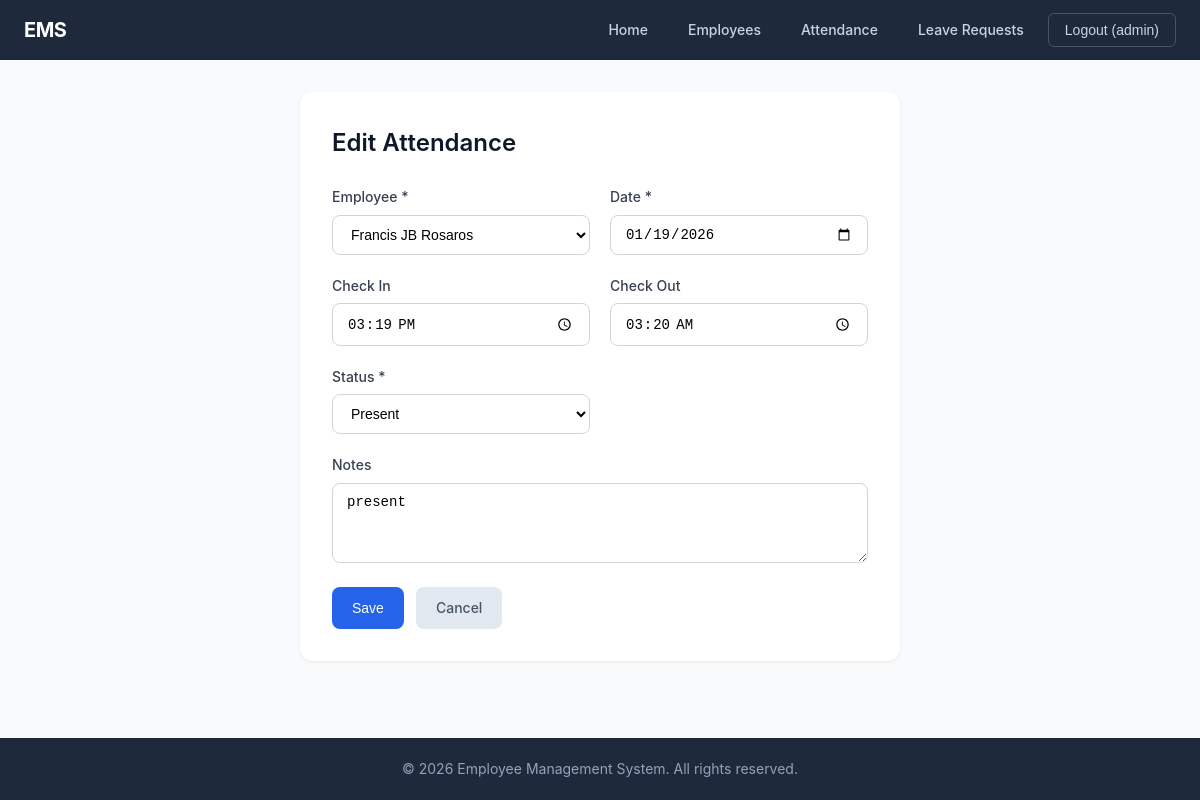
Screenshot of /attendance/edit/11/ (signed in) with the database file from the repository.
### app/models.py (models this page shows, shortened)
class Attendance(models.Model):
    STATUS_CHOICES = [
        ('P', 'Present'),
        ('A', 'Absent'),
        ('L', 'Late'),
        ('HD', 'Half Day'),
    ]
    employee = models.ForeignKey(Employee, on_delete=models.CASCADE, related_name='attendances')
    date = models.DateField()
    check_in = models.TimeField(null=True, blank=True)
    check_out = models.TimeField(null=True, blank=True)
    status = models.CharField(max_length=2, choices=STATUS_CHOICES, default='P')
    notes = models.TextField(blank=True)
    class Meta:
        unique_together = ['employee', 'date']
        ordering = ['-date']

### app/views.py (the view)
# urls.py: path('attendance/edit/<int:pk>/', views.attendance_edit, name='attendance_edit'),
@login_required
def attendance_edit(request, pk):
    attendance = get_object_or_404(Attendance, pk=pk)
    if request.method == 'POST':
        form = AttendanceForm(request.POST, instance=attendance)
        if form.is_valid():
            form.save()
            messages.success(request, 'Attendance record updated successfully!')
            return redirect('attendance_list')
    else:
        form = AttendanceForm(instance=attendance)
    return render(request, 'base/attendance_form.html', {'form': form, 'title': 'Edit Attendance'})

### app/forms.py (shortened to what this page needs)
class AttendanceForm(forms.ModelForm):
    class Meta:
        model = Attendance
        fields = ['employee', 'date', 'check_in', 'check_out', 'status', 'notes']
        widgets = {
            'employee': forms.Select(attrs={'class': 'form-control'}),
            'date': forms.DateInput(attrs={'type': 'date', 'class': 'form-control'}),
            'check_in': forms.TimeInput(attrs={'type': 'time', 'class': 'form-control'}),
            'check_out': forms.TimeInput(attrs={'type': 'time', 'class': 'form-control'}),
            'status': forms.Select(attrs={'class': 'form-control'}),
            'notes': forms.Textarea(attrs={'rows': 2, 'placeholder': 'Additional notes...', 'class': 'form-control'}),
        }

### app/models.py (called while the page is built)
    def __str__(self):
        return f"{self.first_name} {self.last_name}"

### app/templates/base/attendance_form.html (shortened to what this page needs)
{% extends 'base/base.html' %}
{% block content %}
<div class="container form-container">
    <h2>{{ title }}</h2>
    <form method="post">
        <div class="form-grid">
            <div class="form-group">
                <label for="id_employee">Employee *</label>
                {{ form.employee }}
            </div>
            <div class="form-group">
                <label for="id_date">Date *</label>
                {{ form.date }}
            </div>
            <div class="form-group">
                <label for="id_check_in">Check In</label>
                {{ form.check_in }}
            </div>
            <div class="form-group">
                <label for="id_check_out">Check Out</label>
                {{ form.check_out }}
            </div>
            <div class="form-group">
                <label for="id_status">Status *</label>
                {{ form.status }}
            </div>
            <div class="form-group form-group-full">
                <label for="id_notes">Notes</label>
                {{ form.notes }}
            </div>
        </div>
        <div class="form-actions">
            <button type="submit" class="btn">Save</button>
            <a href="{% url 'attendance_list' %}" class="btn btn-secondary">Cancel</a>
        </div>
    </form>
</div>
{% endblock %}

### app/templates/base/base.html (shortened to what this page needs)
<!DOCTYPE html>
<html lang="en">
<head>
    {% load static %}
    <link rel="stylesheet" href="{% static 'css/base.css' %}">
</head>
<body>
    <nav class="navbar">
        <div class="navbar-container">
            <h1 class="navbar-title">EMS</h1>
            <ul class="navbar-menu" id="navbar-menu">
                {% if user.is_authenticated %}
                    <li><a href="{% url 'home' %}">Home</a></li>
                    <li><a href="{% url 'employee_list' %}">Employees</a></li>
                    <li><a href="{% url 'attendance_list' %}">Attendance</a></li>
                    <li><a href="{% url 'leave_list' %}">Leave Requests</a></li>
                    <li class="logout-item">
                        <form method="post" action="{% url 'logout' %}">
                            <button type="submit" class="logout-btn">Logout ({{ user.username }})</button>
                        </form>
                    </li>
                {% else %}
                    <li><a href="{% url 'home' %}">Home</a></li>
                    <li><a href="{% url 'login' %}">Login</a></li>
                    <li><a href="{% url 'register' %}">Register</a></li>
                {% endif %}
            </ul>
        </div>
    </nav>
    <div class="main-content">
        {% block content %}{% endblock %}
    </div>
    <footer class="footer">
        <p>&copy; 2026 Employee Management System. All rights reserved.</p>
    </footer>
</body>
</html>

### static/css/base.css (style rules this page uses)
* { box-sizing: border-box; margin: 0; padding: 0; }
body { font-family: -apple-system, BlinkMacSystemFont, 'Segoe UI', Roboto, Oxygen, Ubuntu, sans-serif; background: #f8fafc; color: #334155; line-height: 1.6; min-height: 100vh; display: flex; flex-direction: column; box-sizing: border-box; margin: 0; padding: 0; }
.navbar { background: #1e293b; padding: 0; position: sticky; top: 0; z-index: 100; }
.navbar-container { max-width: 1200px; margin: 0 auto; padding: 0 24px; display: flex; justify-content: space-between; align-items: center; height: 60px; }
.navbar-title { font-size: 20px; font-weight: 700; color: #fff; letter-spacing: -0.5px; }
.navbar-menu { list-style: none; display: flex; gap: 8px; align-items: center; }
.navbar-menu a { color: #cbd5e1; text-decoration: none; font-size: 14px; font-weight: 500; padding: 8px 16px; border-radius: 6px; transition: all 0.2s; }
.logout-item form { display: inline; }
.logout-btn { color: #cbd5e1; background: transparent; border: 1px solid #475569; font-size: 14px; font-weight: 500; padding: 8px 16px; border-radius: 6px; cursor: pointer; transition: all 0.2s; }
.main-content { flex: 1; padding: 32px 24px; }
.container { max-width: 1000px; margin: 0 auto; background: #fff; border-radius: 12px; padding: 32px; box-shadow: 0 1px 3px rgba(0,0,0,0.08); }
h2 { font-size: 24px; font-weight: 600; color: #0f172a; margin-bottom: 24px; }
p { color: #64748b; }
a { color: #2563eb; text-decoration: none; }
.btn { display: inline-flex; align-items: center; justify-content: center; gap: 8px; padding: 10px 20px; font-size: 14px; font-weight: 500; border: none; border-radius: 8px; cursor: pointer; text-decoration: none; transition: all 0.2s; background: #2563eb; color: #fff; }
.btn-secondary { background: #e2e8f0; color: #475569; }
.form-container { max-width: 600px; margin: 0 auto; }
.form-grid { display: grid; grid-template-columns: repeat(2, 1fr); gap: 20px; margin-bottom: 24px; }
.form-group { display: flex; flex-direction: column; gap: 6px; }
.form-group-full { grid-column: 1 / -1; }
.form-group label { font-size: 14px; font-weight: 500; color: #374151; }
.form-control, .form-group input[type="text"], .form-group input[type="password"], .form-group input[type="email"], .form-group input[type="number"], .form-group input[type="date"], .form-group input[type="time"], .form-group textarea, .form-group select { width: 100%; padding: 10px 14px; font-size: 14px; border: 1px solid #d1d5db; border-radius: 8px; background: #fff; transition: border-color 0.2s, box-shadow 0.2s; }
.form-group textarea { resize: vertical; min-height: 80px; }
.form-actions { display: flex; gap: 12px; margin-top: 24px; }
.footer { background: #1e293b; color: #94a3b8; text-align: center; padding: 20px; font-size: 14px; }
.footer p { color: #94a3b8; }

### rows the page displays
Attendance: employee "Francis JB Rosaros", date "01/19/2026", check_in "15:19:00", check_out "03:20:00", status "Present", notes "present"

### other values shown
{{ user.username }} "admin"
{{ title }} "Edit Attendance"
